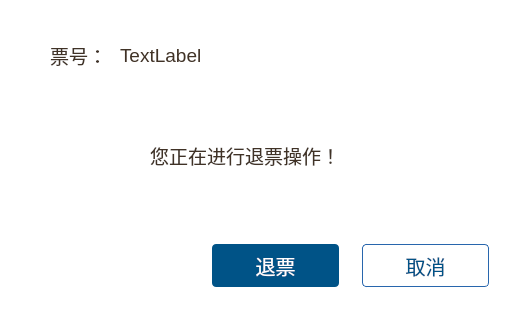
<?xml version="1.0" encoding="UTF-8"?>
<ui version="4.0">
 <class>CofirmDeleteDialog</class>
 <widget class="QDialog" name="CofirmDeleteDialog">
  <property name="geometry">
   <rect>
    <x>0</x>
    <y>0</y>
    <width>523</width>
    <height>316</height>
   </rect>
  </property>
  <property name="windowTitle">
   <string>Dialog</string>
  </property>
  <property name="styleSheet">
   <string notr="true">background-color:white;</string>
  </property>
  <widget class="QLabel" name="label">
   <property name="geometry">
    <rect>
     <x>150</x>
     <y>90</y>
     <width>231</width>
     <height>131</height>
    </rect>
   </property>
   <property name="font">
    <font>
     <family>微软雅黑</family>
     <pointsize>14</pointsize>
    </font>
   </property>
   <property name="styleSheet">
    <string notr="true">color:rgb(64,50,38);</string>
   </property>
   <property name="text">
    <string>您正在进行退票操作！</string>
   </property>
  </widget>
  <widget class="QLabel" name="label_2">
   <property name="geometry">
    <rect>
     <x>120</x>
     <y>40</y>
     <width>241</width>
     <height>31</height>
    </rect>
   </property>
   <property name="styleSheet">
    <string notr="true">color:rgb(64,50,38);font-family:&quot;微软雅黑&quot;, Times, serif;
font-size:14pt;</string>
   </property>
   <property name="text">
    <string>TextLabel</string>
   </property>
  </widget>
  <widget class="QPushButton" name="delete_button">
   <property name="geometry">
    <rect>
     <x>210</x>
     <y>240</y>
     <width>131</width>
     <height>51</height>
    </rect>
   </property>
   <property name="cursor">
    <cursorShape>PointingHandCursor</cursorShape>
   </property>
   <property name="styleSheet">
    <string notr="true">QPushButton{
border: none;
    color: white;
    font-family:Arial;
    padding: 5px 24px;
    text-align: center;
    text-decoration: none;
    font-size: 20px;
    margin: 4px 2px;
background-color: rgb(0,83,135);
font-family:&quot;微软雅黑&quot;, Times, serif;
border-radius: 4px;
}

QPushButton:enabled:hover{
        background-color: rgb(40,102,173);
}
QPushButton:enabled:pressed{
        background-color: rgb(40,102,173);
}</string>
   </property>
   <property name="text">
    <string>退票</string>
   </property>
  </widget>
  <widget class="QPushButton" name="delete_cancel">
   <property name="geometry">
    <rect>
     <x>360</x>
     <y>240</y>
     <width>131</width>
     <height>51</height>
    </rect>
   </property>
   <property name="cursor">
    <cursorShape>PointingHandCursor</cursorShape>
   </property>
   <property name="styleSheet">
    <string notr="true">QPushButton{border: 1px solid rgb(0,83,135);
    color: rgb(0,83,135);
    font-family:Arial;
    padding: 5px 24px;
    text-align: center;
    text-decoration: none;
    font-size: 20px;
    margin: 4px 2px;
background-color: white;
font-family:&quot;微软雅黑&quot;, Times, serif;
border-radius: 4px;
}

QPushButton:enabled:pressed,QPushButton:enabled:hovor{
border: 1px solid rgb(40,102,173);
color: (40,102,173);
}</string>
   </property>
   <property name="text">
    <string>取消</string>
   </property>
  </widget>
  <widget class="QLabel" name="label_3">
   <property name="geometry">
    <rect>
     <x>50</x>
     <y>30</y>
     <width>61</width>
     <height>51</height>
    </rect>
   </property>
   <property name="font">
    <font>
     <family>微软雅黑,Times,serif</family>
     <pointsize>14</pointsize>
    </font>
   </property>
   <property name="styleSheet">
    <string notr="true">color:rgb(64,50,38);font-family:&quot;微软雅黑&quot;, Times, serif;
font-size:14pt;</string>
   </property>
   <property name="text">
    <string>票号：</string>
   </property>
  </widget>
 </widget>
 <resources/>
 <connections/>
</ui>
